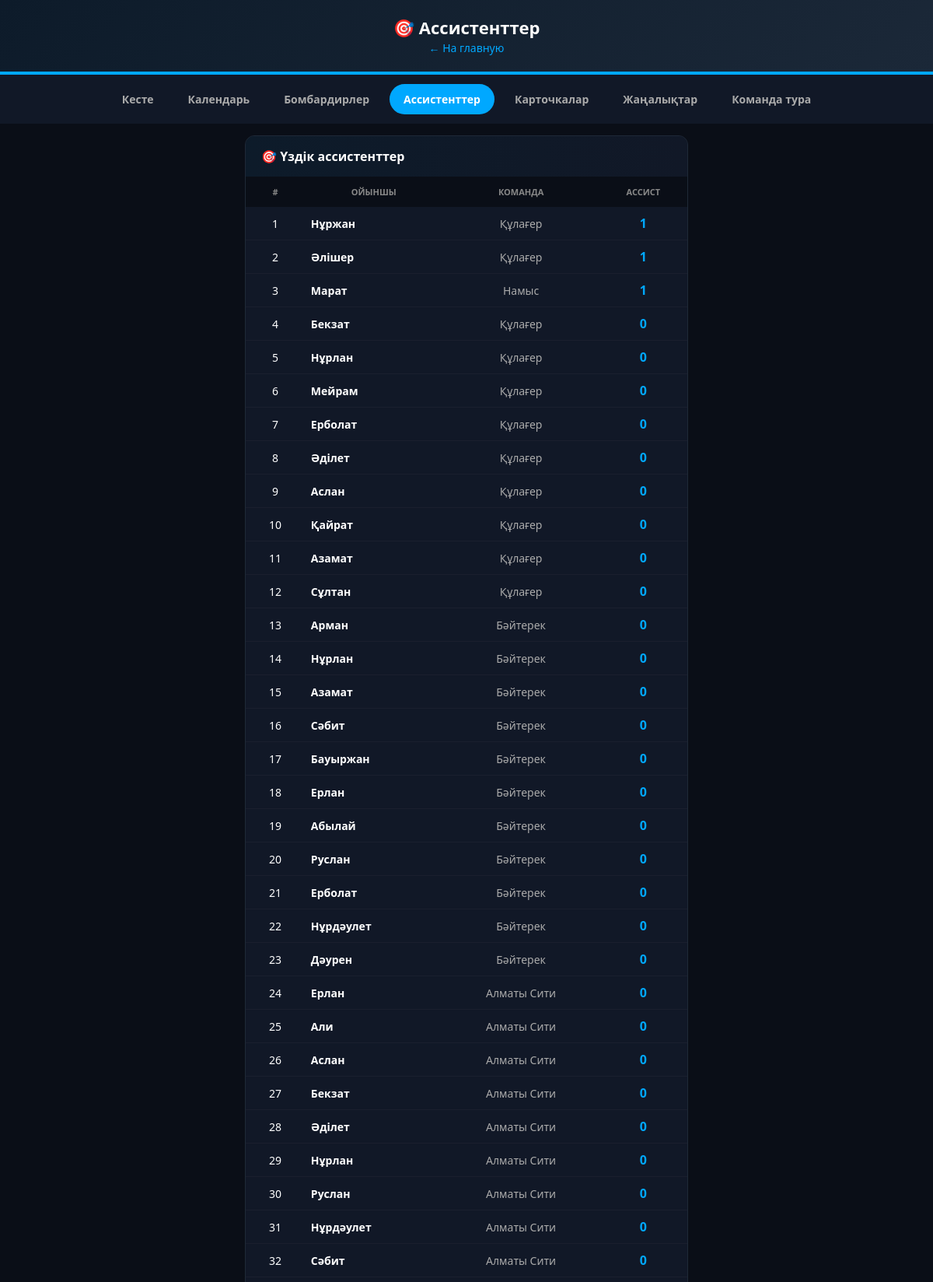
The app's page /assists (upper part) with its own data.
### tables this page shows
CREATE TABLE players (
        id INTEGER PRIMARY KEY, name TEXT, number INTEGER, position TEXT,
        team_id INTEGER, goals INTEGER DEFAULT 0, assists INTEGER DEFAULT 0,
        yellow_cards INTEGER DEFAULT 0, red_cards INTEGER DEFAULT 0,
        FOREIGN KEY (team_id) REFERENCES teams(id)
    );

CREATE TABLE teams (
        id INTEGER PRIMARY KEY, name TEXT, logo TEXT DEFAULT '',
        games INTEGER DEFAULT 0, wins INTEGER DEFAULT 0, draws INTEGER DEFAULT 0,
        losses INTEGER DEFAULT 0, goals_for INTEGER DEFAULT 0, goals_against INTEGER DEFAULT 0,
        points INTEGER DEFAULT 0
    );

### app.py (the view)
@app.route('/assists')
def assists():
    db = get_db()
    players = db.execute('''
        SELECT p.*, t.name as team_name FROM players p
        JOIN teams t ON p.team_id = t.id
        ORDER BY p.assists DESC
    ''').fetchall()
    db.close()
    return render_template('assists.html', players=players)

### app.py (called while the page is built)
def get_db():
    conn = sqlite3.connect('league.db')
    conn.row_factory = sqlite3.Row
    return conn

### templates/assists.html (shortened to what this page needs)
<!DOCTYPE html>
<html lang="kk">
<head>
</head>
<body>
    <div class="header">
        <h1>🎯 Ассистенттер</h1>
        <a href="/">← На главную</a>
    </div>
    <div class="nav">
        <a href="/">Кесте</a>
        <a href="/calendar">Календарь</a>
        <a href="/scorers">Бомбардирлер</a>
        <a href="/assists" class="active">Ассистенттер</a>
        <a href="/cards">Карточкалар</a>
        <a href="/news">Жаңалықтар</a>
        <a href="/team-of-week">Команда тура</a>
    </div>
    <div class="container">
        <div class="card">
            <div class="card-header">🎯 Үздік ассистенттер</div>
            <table>
                <thead><tr><th>#</th><th>Ойыншы</th><th>Команда</th><th>Ассист</th></tr></thead>
                <tbody>
                    {% for p in players %}
                    <tr>
                        <td>{{ loop.index }}</td>
                        <td class="player-name"><a href="/player/{{ p.id }}">{{ p.name }}</a></td>
                        <td style="color:#aaa;">{{ p.team_name }}</td>
                        <td class="assists">{{ p.assists }}</td>
                    </tr>
                    {% endfor %}
                </tbody>
            </table>
        </div>
    </div>
</body>
</html>

### templates/assists.html (style rules this page uses)
* { margin: 0; padding: 0; box-sizing: border-box; }
body { font-family: 'Segoe UI', Arial; background: #0a0e17; color: #fff; }
.header { background: linear-gradient(135deg, #0d1b2a, #1b2838); padding: 20px; text-align: center; border-bottom: 4px solid #00a8ff; }
.header h1 { font-size: 22px; }
.header a { color: #00a8ff; text-decoration: none; font-size: 14px; }
.nav { display: flex; justify-content: center; gap: 8px; padding: 12px; background: #111827; flex-wrap: wrap; }
.nav a { color: #aaa; text-decoration: none; padding: 10px 18px; border-radius: 25px; font-size: 14px; font-weight: 600; }
.nav a:hover, .nav a.active { background: #00a8ff; color: #fff; }
.container { max-width: 600px; margin: 0 auto; padding: 15px; }
.card { background: #111827; border-radius: 12px; border: 1px solid #1f2937; overflow: hidden; }
.card-header { background: linear-gradient(90deg, #0d1b2a, #111827); padding: 15px 20px; font-weight: 700; }
table { width: 100%; border-collapse: collapse; }
thead th { background: #0a0e17; color: #888; padding: 12px 8px; font-size: 11px; text-transform: uppercase; }
tbody td { padding: 10px 8px; text-align: center; font-size: 14px; border-bottom: 1px solid #1a1f2e; }
.player-name { text-align: left; font-weight: 600; }
.player-name a { color: #fff; text-decoration: none; }
.assists { font-weight: 800; color: #00a8ff; font-size: 16px; }

### records on screen
players: name "Нұржан", team_name "Құлағер", assists "1"
players: name "Әлішер", team_name "Құлағер", assists "1"
players: name "Марат", team_name "Намыс", assists "1"
players: name "Бекзат", team_name "Құлағер", assists "0"
players: name "Нұрлан", team_name "Құлағер", assists "0"
players: name "Мейрам", team_name "Құлағер", assists "0"
players: name "Ерболат", team_name "Құлағер", assists "0"
players: name "Әділет", team_name "Құлағер", assists "0"
players: name "Аслан", team_name "Құлағер", assists "0"
players: name "Қайрат", team_name "Құлағер", assists "0"
players: name "Азамат", team_name "Құлағер", assists "0"
players: name "Сұлтан", team_name "Құлағер", assists "0"
players: name "Арман", team_name "Бәйтерек", assists "0"
players: name "Нұрлан", team_name "Бәйтерек", assists "0"
players: name "Азамат", team_name "Бәйтерек", assists "0"
players: name "Сәбит", team_name "Бәйтерек", assists "0"
players: name "Бауыржан", team_name "Бәйтерек", assists "0"
players: name "Ерлан", team_name "Бәйтерек", assists "0"
players: name "Абылай", team_name "Бәйтерек", assists "0"
players: name "Руслан", team_name "Бәйтерек", assists "0"
players: name "Ерболат", team_name "Бәйтерек", assists "0"
players: name "Нұрдәулет", team_name "Бәйтерек", assists "0"
players: name "Дәурен", team_name "Бәйтерек", assists "0"
players: name "Ерлан", team_name "Алматы Сити", assists "0"
players: name "Али", team_name "Алматы Сити", assists "0"
players: name "Аслан", team_name "Алматы Сити", assists "0"
players: name "Бекзат", team_name "Алматы Сити", assists "0"
players: name "Әділет", team_name "Алматы Сити", assists "0"
players: name "Нұрлан", team_name "Алматы Сити", assists "0"
players: name "Руслан", team_name "Алматы Сити", assists "0"
players: name "Нұрдәулет", team_name "Алматы Сити", assists "0"
players: name "Сәбит", team_name "Алматы Сити", assists "0"
